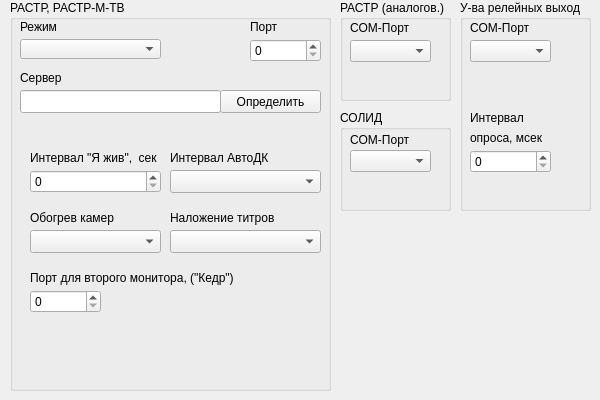
<?xml version="1.0" encoding="UTF-8"?>
<ui version="4.0">
 <class>RASTR_ADAM_Widget</class>
 <widget class="QWidget" name="RASTR_ADAM_Widget">
  <property name="geometry">
   <rect>
    <x>0</x>
    <y>0</y>
    <width>600</width>
    <height>400</height>
   </rect>
  </property>
  <property name="windowTitle">
   <string>Form</string>
  </property>
  <widget class="QGroupBox" name="groupBox">
   <property name="geometry">
    <rect>
     <x>10</x>
     <y>0</y>
     <width>321</width>
     <height>391</height>
    </rect>
   </property>
   <property name="title">
    <string>РАСТР, РАСТР-М-ТВ</string>
   </property>
   <widget class="QLabel" name="label_85">
    <property name="geometry">
     <rect>
      <x>10</x>
      <y>19</y>
      <width>73</width>
      <height>16</height>
     </rect>
    </property>
    <property name="text">
     <string>Режим</string>
    </property>
   </widget>
   <widget class="QComboBox" name="Use">
    <property name="geometry">
     <rect>
      <x>10</x>
      <y>39</y>
      <width>141</width>
      <height>20</height>
     </rect>
    </property>
    <property name="minimumSize">
     <size>
      <width>66</width>
      <height>20</height>
     </size>
    </property>
    <property name="maximumSize">
     <size>
      <width>999</width>
      <height>20</height>
     </size>
    </property>
   </widget>
   <widget class="QSpinBox" name="Port">
    <property name="geometry">
     <rect>
      <x>240</x>
      <y>39</y>
      <width>71</width>
      <height>23</height>
     </rect>
    </property>
    <property name="maximum">
     <number>9999</number>
    </property>
   </widget>
   <widget class="QLabel" name="label_3">
    <property name="geometry">
     <rect>
      <x>240</x>
      <y>19</y>
      <width>61</width>
      <height>16</height>
     </rect>
    </property>
    <property name="text">
     <string>Порт</string>
    </property>
   </widget>
   <widget class="QLineEdit" name="Name">
    <property name="geometry">
     <rect>
      <x>10</x>
      <y>90</y>
      <width>201</width>
      <height>23</height>
     </rect>
    </property>
   </widget>
   <widget class="QLabel" name="label_4">
    <property name="geometry">
     <rect>
      <x>10</x>
      <y>70</y>
      <width>61</width>
      <height>16</height>
     </rect>
    </property>
    <property name="text">
     <string>Сервер</string>
    </property>
   </widget>
   <widget class="QPushButton" name="pushButton">
    <property name="geometry">
     <rect>
      <x>210</x>
      <y>90</y>
      <width>101</width>
      <height>23</height>
     </rect>
    </property>
    <property name="text">
     <string>Определить</string>
    </property>
   </widget>
   <widget class="QLabel" name="label_5">
    <property name="geometry">
     <rect>
      <x>20</x>
      <y>150</y>
      <width>151</width>
      <height>16</height>
     </rect>
    </property>
    <property name="text">
     <string>Интервал &quot;Я жив&quot;,  сек</string>
    </property>
   </widget>
   <widget class="QSpinBox" name="KeepAliveInterval">
    <property name="geometry">
     <rect>
      <x>20</x>
      <y>170</y>
      <width>131</width>
      <height>23</height>
     </rect>
    </property>
   </widget>
   <widget class="QLabel" name="label_86">
    <property name="geometry">
     <rect>
      <x>160</x>
      <y>150</y>
      <width>121</width>
      <height>16</height>
     </rect>
    </property>
    <property name="text">
     <string>Интервал АвтоДК</string>
    </property>
   </widget>
   <widget class="QLabel" name="label_87">
    <property name="geometry">
     <rect>
      <x>20</x>
      <y>210</y>
      <width>101</width>
      <height>16</height>
     </rect>
    </property>
    <property name="text">
     <string>Обогрев камер</string>
    </property>
   </widget>
   <widget class="QLabel" name="label_88">
    <property name="geometry">
     <rect>
      <x>160</x>
      <y>210</y>
      <width>111</width>
      <height>16</height>
     </rect>
    </property>
    <property name="text">
     <string>Наложение титров</string>
    </property>
   </widget>
   <widget class="QSpinBox" name="Port2">
    <property name="geometry">
     <rect>
      <x>20</x>
      <y>290</y>
      <width>71</width>
      <height>23</height>
     </rect>
    </property>
    <property name="maximum">
     <number>9999</number>
    </property>
   </widget>
   <widget class="QLabel" name="label_6">
    <property name="geometry">
     <rect>
      <x>20</x>
      <y>270</y>
      <width>291</width>
      <height>16</height>
     </rect>
    </property>
    <property name="text">
     <string>Порт для второго монитора, (&quot;Кедр&quot;)</string>
    </property>
   </widget>
   <widget class="QComboBox" name="AutoDkPeriod">
    <property name="geometry">
     <rect>
      <x>160</x>
      <y>170</y>
      <width>151</width>
      <height>23</height>
     </rect>
    </property>
   </widget>
   <widget class="QComboBox" name="dtInfoToJpg">
    <property name="geometry">
     <rect>
      <x>160</x>
      <y>230</y>
      <width>151</width>
      <height>23</height>
     </rect>
    </property>
   </widget>
   <widget class="QComboBox" name="ThermostatUse">
    <property name="geometry">
     <rect>
      <x>20</x>
      <y>230</y>
      <width>131</width>
      <height>23</height>
     </rect>
    </property>
   </widget>
  </widget>
  <widget class="QGroupBox" name="ADAM__group">
   <property name="geometry">
    <rect>
     <x>460</x>
     <y>0</y>
     <width>131</width>
     <height>211</height>
    </rect>
   </property>
   <property name="title">
    <string>У-ва релейных выход</string>
   </property>
   <widget class="QLabel" name="label_83">
    <property name="geometry">
     <rect>
      <x>10</x>
      <y>20</y>
      <width>73</width>
      <height>16</height>
     </rect>
    </property>
    <property name="text">
     <string>COM-Порт</string>
    </property>
   </widget>
   <widget class="QSpinBox" name="ADAM__Interval">
    <property name="geometry">
     <rect>
      <x>10</x>
      <y>150</y>
      <width>81</width>
      <height>23</height>
     </rect>
    </property>
    <property name="maximum">
     <number>1000</number>
    </property>
   </widget>
   <widget class="QLabel" name="label">
    <property name="geometry">
     <rect>
      <x>10</x>
      <y>110</y>
      <width>101</width>
      <height>16</height>
     </rect>
    </property>
    <property name="text">
     <string>Интервал </string>
    </property>
   </widget>
   <widget class="QLabel" name="label_2">
    <property name="geometry">
     <rect>
      <x>10</x>
      <y>130</y>
      <width>131</width>
      <height>16</height>
     </rect>
    </property>
    <property name="text">
     <string>опроса, мсек</string>
    </property>
   </widget>
   <widget class="QComboBox" name="ADAM__Port">
    <property name="geometry">
     <rect>
      <x>10</x>
      <y>40</y>
      <width>81</width>
      <height>22</height>
     </rect>
    </property>
    <property name="minimumSize">
     <size>
      <width>66</width>
      <height>20</height>
     </size>
    </property>
    <property name="maximumSize">
     <size>
      <width>81</width>
      <height>22</height>
     </size>
    </property>
   </widget>
  </widget>
  <widget class="QGroupBox" name="groupBox_3">
   <property name="geometry">
    <rect>
     <x>340</x>
     <y>0</y>
     <width>111</width>
     <height>101</height>
    </rect>
   </property>
   <property name="title">
    <string>РАСТР (аналогов.)</string>
   </property>
   <widget class="QLabel" name="label_82">
    <property name="geometry">
     <rect>
      <x>10</x>
      <y>20</y>
      <width>73</width>
      <height>16</height>
     </rect>
    </property>
    <property name="text">
     <string>COM-Порт</string>
    </property>
   </widget>
   <widget class="QComboBox" name="RASTR__Port">
    <property name="geometry">
     <rect>
      <x>10</x>
      <y>40</y>
      <width>81</width>
      <height>22</height>
     </rect>
    </property>
    <property name="minimumSize">
     <size>
      <width>66</width>
      <height>20</height>
     </size>
    </property>
    <property name="maximumSize">
     <size>
      <width>81</width>
      <height>22</height>
     </size>
    </property>
   </widget>
  </widget>
  <widget class="QGroupBox" name="groupBox_4">
   <property name="geometry">
    <rect>
     <x>340</x>
     <y>110</y>
     <width>111</width>
     <height>101</height>
    </rect>
   </property>
   <property name="title">
    <string>СОЛИД</string>
   </property>
   <widget class="QLabel" name="label_84">
    <property name="geometry">
     <rect>
      <x>10</x>
      <y>22</y>
      <width>73</width>
      <height>16</height>
     </rect>
    </property>
    <property name="text">
     <string>COM-Порт</string>
    </property>
   </widget>
   <widget class="QComboBox" name="SOLID__Port">
    <property name="geometry">
     <rect>
      <x>10</x>
      <y>40</y>
      <width>81</width>
      <height>22</height>
     </rect>
    </property>
    <property name="minimumSize">
     <size>
      <width>66</width>
      <height>20</height>
     </size>
    </property>
    <property name="maximumSize">
     <size>
      <width>81</width>
      <height>22</height>
     </size>
    </property>
   </widget>
  </widget>
 </widget>
 <resources/>
 <connections/>
</ui>
